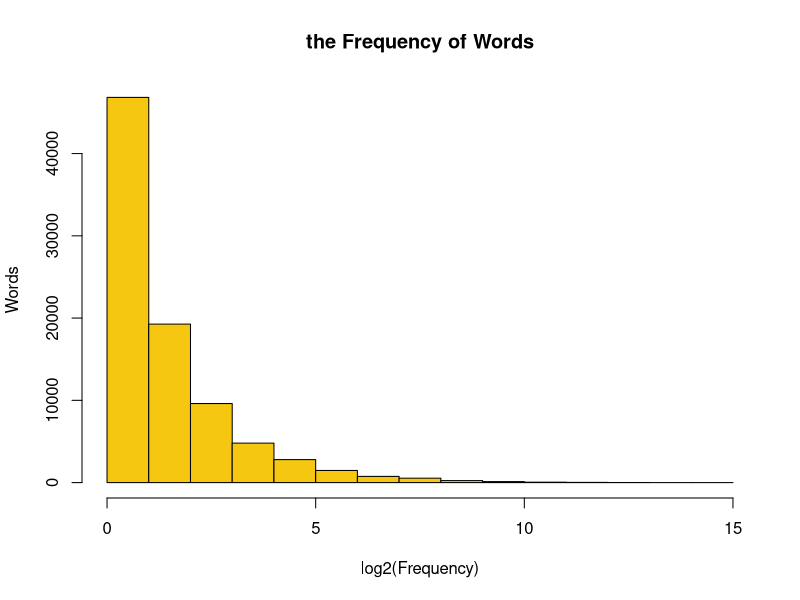

Generate this figure with R:
data=read.csv("inverted file.csv", header=F, sep='\t')
hist(log(data[,1],base=2), right=FALSE, col=7, main="the Frequency of Words", xlab="log2(Frequency)", ylab="Words")
